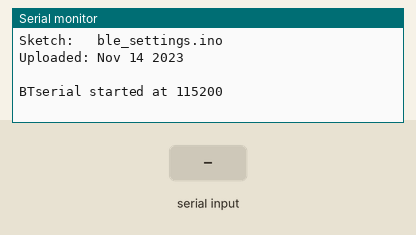
Bench run of a sketch on a simulated Arduino Mega 2560, built with avr-gcc and run on an emulated ATmega2560. On the bench: the last lines printed to the serial monitor. The test bench sets the inputs (shaded band).

Above: at 1.2 s.
1.3 s: "1\n" received over Serial
At 2.3 s:
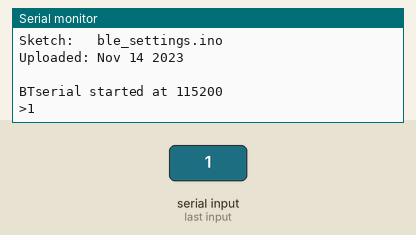
2.8 s: "1\n" received over the second serial link
At 3.5 s:
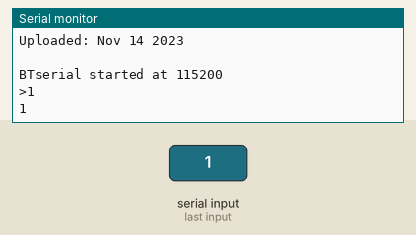
4.3 s: byte 10 (10) received over Serial
At 4.6 s:
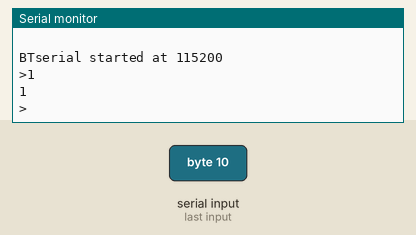
5.8 s: "0\n" received over Serial
At 7.0 s:
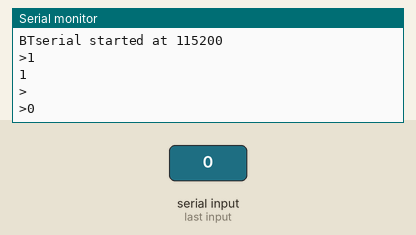
7.3 s: "0\n" received over the second serial link
At 8.1 s:
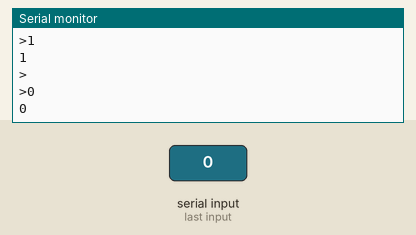

The sketch:

ble_settings.ino
```cpp
//  SerialIn_SerialOut_HM-10_01
//
//  Uses hardware serial to talk to the host computer and AltSoftSerial for communication with the bluetooth module
//
//  What ever is entered in the serial monitor is sent to the connected device
//  Anything received from the connected device is copied to the serial monitor
//  Does not send line endings to the HM-10
//
//  Pins
//  BT VCC to Arduino 5V out.
//  BT GND to GND
//  Arduino D8 (SS RX) - BT TX no need voltage divider
//  Arduino D9 (SS TX) - BT RX through a voltage divider (5v to 3.3v)
//
char c=' ';
boolean NL = true;
char buffer[100];

void setup()
{
    Serial.begin(115200);
    Serial.print("Sketch:   ");   Serial.println(__FILE__);
    Serial.print("Uploaded: ");   Serial.println(__DATE__);
    Serial.println(" ");

    long bt_baud = 115200;
    sprintf (buffer, "BTserial started at %ld", bt_baud);
    Serial1.begin(bt_baud);
    Serial.println(buffer);
}

void loop()
{
    // Read from the Bluetooth module and send to the Arduino Serial Monitor
    if (Serial1.available())
    {
        c = Serial1.read();
        Serial.write(c);
    }

    // Read from the Serial Monitor and send to the Bluetooth module
    if (Serial.available())
    {
        c = Serial.read();

        // do not send line end characters to the HM-10
        if (c!=10 & c!=13 )
        {
             Serial1.write(c);
        }

        if (NL) { Serial.print("\r\n>");  NL = false; }
        Serial.write(c);
        if (c==10) { NL = true; }
    }
}
```

Measured:
- after the input at 1.3 s, the serial monitor: prints a new line at once (image 1)
- after the input at 2.8 s, the serial monitor: prints a new line at once (image 2)
- after the input at 4.3 s, the serial monitor: prints a new line at once (image 3)
- after the input at 5.8 s, the serial monitor: prints a new line at once (image 4)
- after the input at 7.3 s, the serial monitor: prints a new line at once (image 5)
